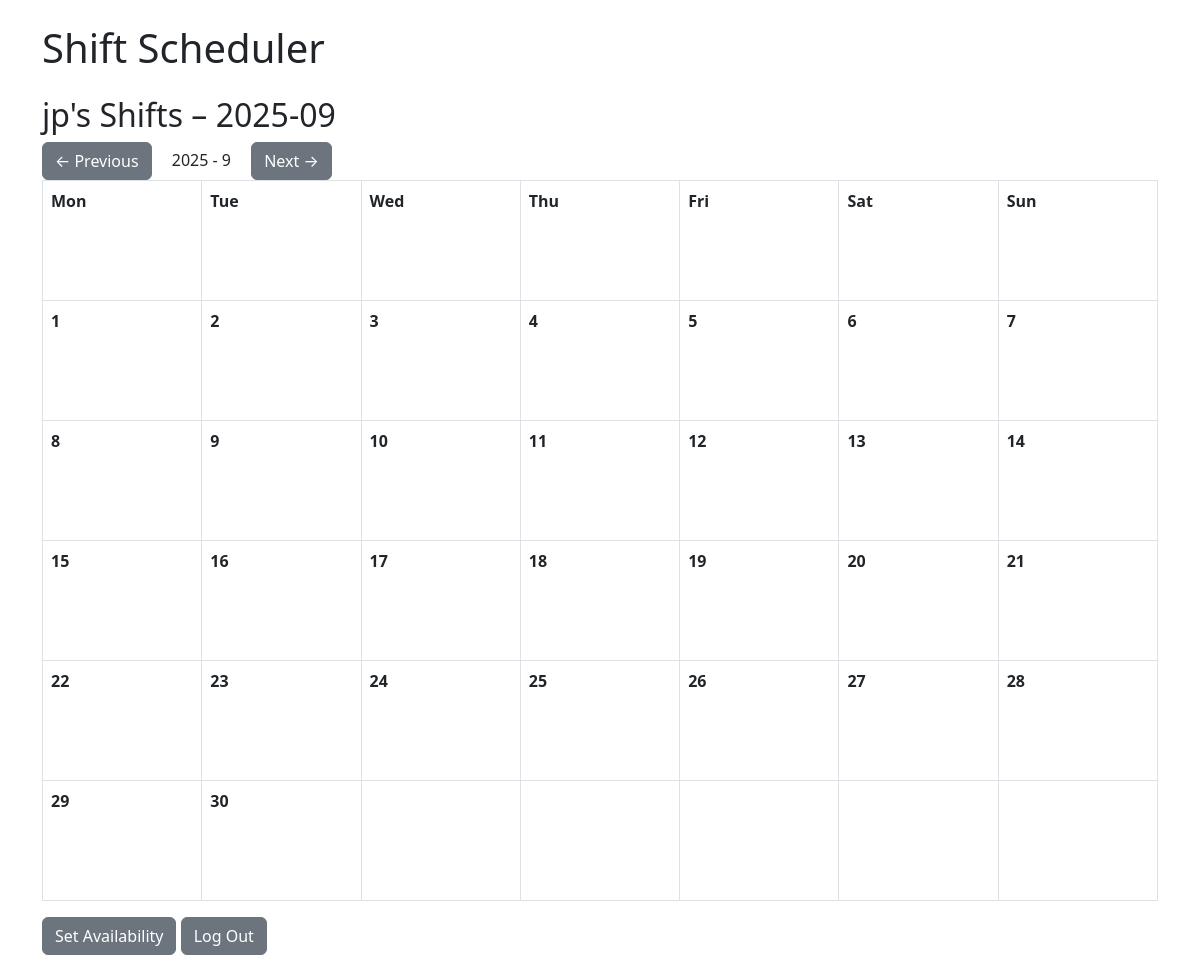
Before: /dashboard_employee (signed in) with the older database file.
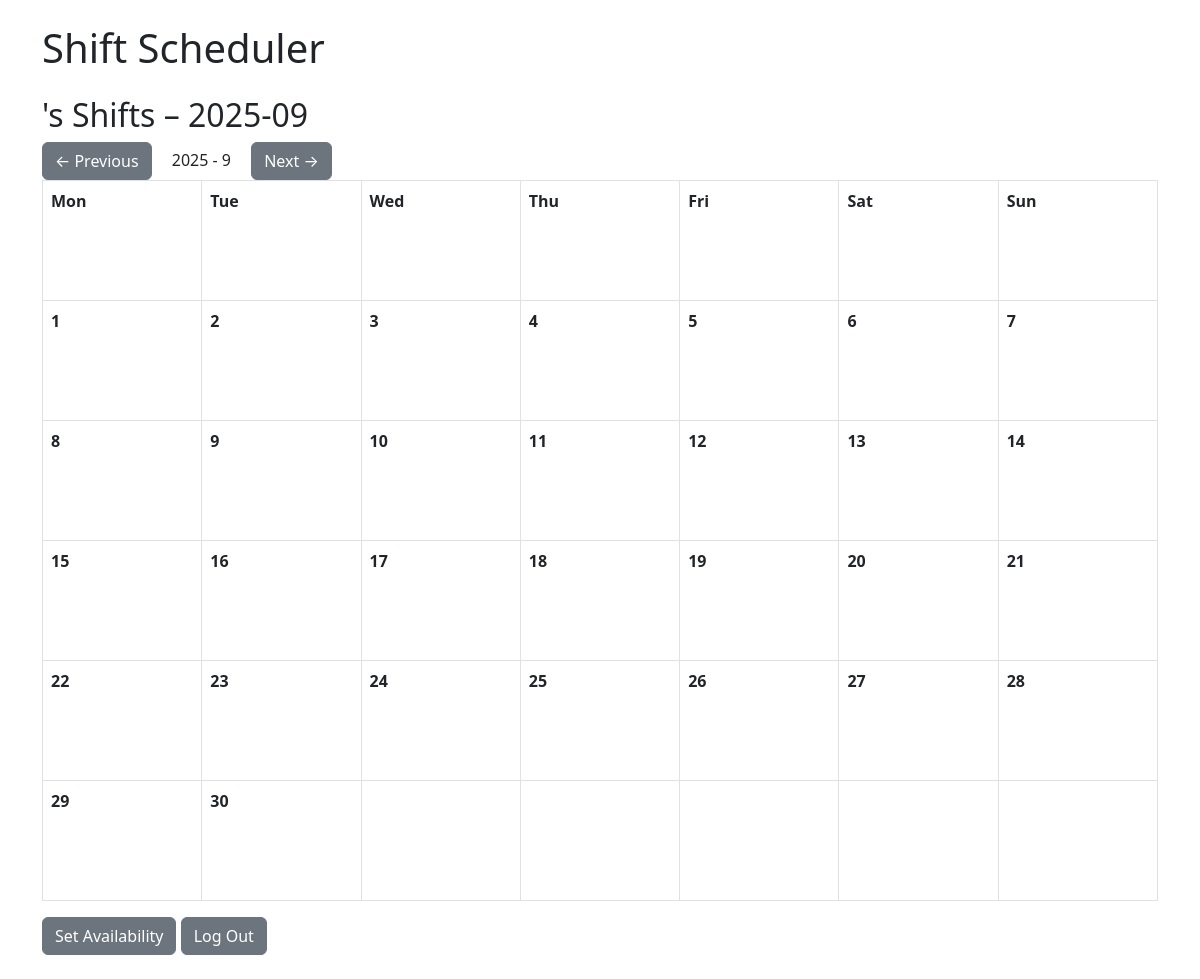
After: the same page with the newer database file.
### models.py (models this page shows, shortened)
class Worker(db.Model):
    id = db.Column(db.Integer, primary_key=True)
    name = db.Column(db.String(50), nullable=False)
    shifts = db.relationship('Shift', backref='worker', cascade="all, delete-orphan", passive_deletes=True)
    user_id = db.Column(db.Integer, db.ForeignKey('user.id'), unique=True)
    user = db.relationship('User', backref=db.backref('worker', uselist=False))
    unavailable_days = db.Column(db.Text, default='[]')  # JSON string like {"2025-08-05": true, "2025-08-13": true}
    is_cart_staff = db.Column(db.Boolean, default=False)
    is_turn_grill_staff = db.Column(db.Boolean, default=False)

### app.py (the view)
@app.route('/dashboard_employee')
@login_required
def dashboard_employee():
    current_worker = Worker.query.filter_by(user_id=current_user.id).first()
    today = date.today()
    month = request.args.get('month', type=int, default=date.today().month)
    year = request.args.get('year', type=int, default=date.today().year)
    first_day, last_day = get_month_range(year, month)
    day_count = (last_day - first_day).days + 1
    days = [first_day + timedelta(days=i) for i in range(day_count)]
    first_weekday = first_day.weekday()  # Monday=0
    if month == 1:
        prev_month = 12
        prev_year = year - 1
    else:
        prev_month = month - 1
        prev_year = year
    if month == 12:
        next_month = 1
        next_year = year + 1
    else:
        next_month = month + 1
        next_year = year
    shifts = Shift.query.filter(
        extract('year', Shift.date) == year,
        extract('month', Shift.date) == month
    ).all()
    shifts_by_day = defaultdict(list)
    for s in shifts:
        shifts_by_day[s.date].append(s)  # s.date should be a date object
    return render_template(
        'employee_calendar.html',
        current_worker=current_worker,
        days=days,
        first_weekday=first_weekday,
        shifts_by_day=shifts_by_day,
        year=year,
        month=month,
        prev_month=prev_month,
        prev_year=prev_year,
        next_month=next_month,
        next_year=next_year
    )

### app.py (called while the page is built)
@login_manager.user_loader
def load_user(user_id):
    return User.query.get(int(user_id))

### helpers.py (called while the page is built)
def get_month_range(year, month):
    first_day = date(year, month, 1)
    last_day = date(year, month, calendar.monthrange(year, month)[1])
    return first_day, last_day

### templates/employee_calendar.html (shortened to what this page needs)
{% extends "base.html" %}
{% block content %}
<h2>{{ current_worker.name }}'s Shifts – {{ year }}-{{ "%02d"|format(month) }}</h2>
<div class="calendar-nav">
    <a href="{{ url_for('dashboard_employee', year=prev_year, month=prev_month) }}" class="btn btn-secondary">← Previous</a>
    <span class="mx-3">{{ year }} - {{ month }}</span>
    <a href="{{ url_for('dashboard_employee', year=next_year, month=next_month) }}" class="btn btn-secondary">Next →</a>
</div>
<table class="table table-bordered calendar">
    <thead>
        <tr>
            <th>Mon</th>
            <th>Tue</th>
            <th>Wed</th>
            <th>Thu</th>
            <th>Fri</th>
            <th>Sat</th>
            <th>Sun</th>
        </tr>
    </thead>
    <tbody>
        <tr>
        {% for day in days %}
            <td valign="top">
                <strong>{{ day.day }}</strong>
            </td>
            {% if (day.weekday() == 6) and not loop.last %}
                </tr><tr>
            {% endif %}
        {% endfor %}
        {% set remaining = 6 - days[-1].weekday() %}
        {% for _ in range(remaining) %}
            <td></td>
        {% endfor %}
        </tr>
    </tbody>
</table>
<a href="{{ url_for('set_availability') }}" class="btn btn-secondary">Set Availability</a>
<a href="{{ url_for('logout') }}" class="btn btn-secondary">Log Out</a>
{% endblock %}

### templates/base.html (shortened to what this page needs)
<!DOCTYPE html>
<html lang="en">
<head>
    <link rel="stylesheet" href="https://cdn.jsdelivr.net/npm/bootstrap@5.3.0/dist/css/bootstrap.min.css">
</head>
<body class="p-4">
    <div class="container">
        <h1 class="mb-4">Shift Scheduler</h1>
        {% block content %}{% endblock %}
    </div>
</body>
</html>

### templates/employee_calendar.html (style rules this page uses)
.calendar th, .calendar td { width: 14%; height: 120px; vertical-align: top; }

Changed rows visible on the page:
removed Worker: name "jp"
